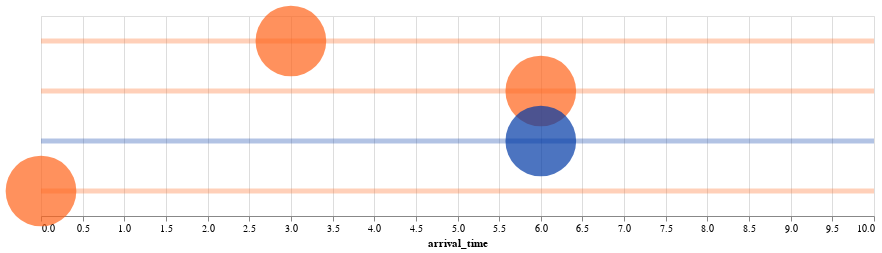

The notebook cell this image was saved under:
### Code cell
arrival_time = alt.Chart(df).mark_circle(size=5000, opacity=0.7).encode(
    x=alt.X("arrival_time:Q", scale=alt.Scale(domain=(0, 10))),
    y=alt.Y('row_number:O', axis=None),
    color=alt.Color("color:N", scale=None)
).transform_window(
    row_number='row_number()'
).transform_lookup(
    lookup="line", from_=alt.LookupData(line_color, "line", ["color"])
)

line_track+arrival_time

### Figure 1 — Vega-Lite specification as saved in the notebook (floating-point values rounded to 4 significant figures)
{"config": {"view": {"continuousWidth": 300, "continuousHeight": 300}}, "layer": [{"mark": {"type": "rule", "opacity": 0.3, "size": 5}, "encoding": {"color": {"field": "color", "scale": null, "type": "nominal"}, "y": {"axis": null, "field": "row_number", "type": "ordinal"}}, "transform": [{"window": [{"op": "row_number", "field": "", "as": "row_number"}]}, {"lookup": "line", "from": {"data": {"name": "data-5b10a4fa19ed17cb7ded508c40bc33e6"}, "key": "line", "fields": ["color"]}}]}, {"mark": {"type": "circle", "opacity": 0.7, "size": 5000}, "encoding": {"color": {"field": "color", "scale": null, "type": "nominal"}, "x": {"field": "arrival_time", "scale": {"domain": [0, 10]}, "type": "quantitative"}, "y": {"axis": null, "field": "row_number", "type": "ordinal"}}, "transform": [{"window": [{"op": "row_number", "field": "", "as": "row_number"}]}, {"lookup": "line", "from": {"data": {"name": "data-5b10a4fa19ed17cb7ded508c40bc33e6"}, "key": "line", "fields": ["color"]}}]}], "data": {"name": "data-3c7eeb899971528a8ff30e37d5857687"}, "height": 200, "width": 833, "$schema": "https://vega.github.io/schema/vega-lite/v5.16.3.json", "datasets": {"data-3c7eeb899971528a8ff30e37d5857687": [{"line": "F", "arrival_time": 3, "destination": "Jamaica-179 St"}, {"line": "F", "arrival_time": 6, "destination": "Kings Hwy"}, {"line": "E", "arrival_time": 6, "destination": "Jamaica-179 St"}, {"line": "M", "arrival_time": 0, "destination": "Forest Hills-71 Av"}], "data-5b10a4fa19ed17cb7ded508c40bc33e6": [{"line": "E", "color": "#0039a6"}, {"line": "F", "color": "#ff6319"}, {"line": "M", "color": "#ff6319"}]}}
